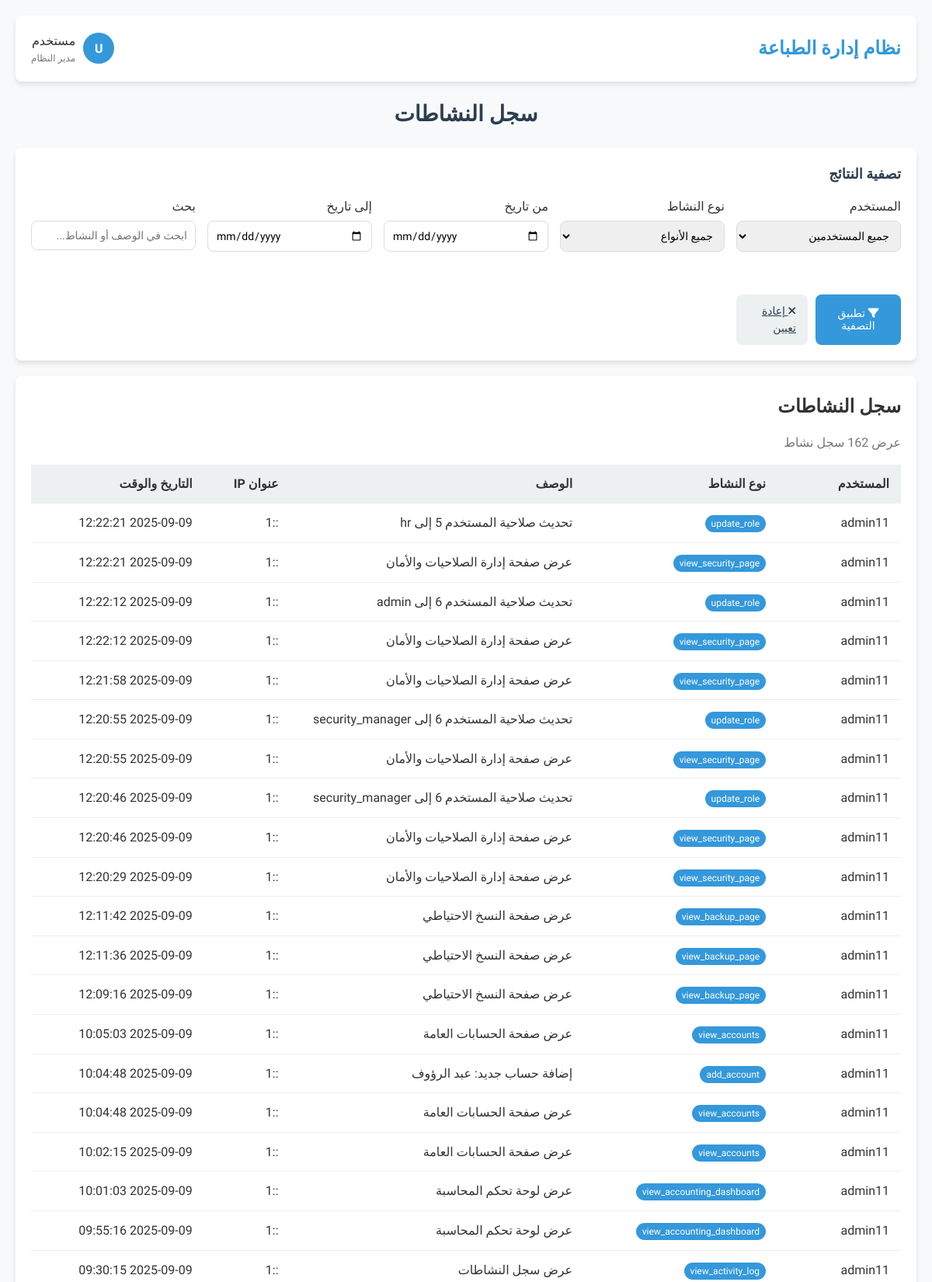
Screenshot of /ActivityLog.php (signed in, upper part) with the database file from the repository.
### tables this page shows
CREATE TABLE `activity_log` (
  `log_id` int(11) NOT NULL,
  `user_id` int(11) NOT NULL,
  `action` varchar(50) NOT NULL,
  `description` text DEFAULT NULL,
  `ip_address` varchar(45) DEFAULT NULL,
  `user_agent` text DEFAULT NULL,
  `created_at` timestamp NOT NULL DEFAULT current_timestamp()
);

CREATE TABLE `users` (
  `user_id` int(11) NOT NULL,
  `username` varchar(50) NOT NULL,
  `password` varchar(255) NOT NULL,
  `full_name` varchar(100) NOT NULL,
  `email` varchar(100) DEFAULT NULL,
  `phone` varchar(20) DEFAULT NULL,
  `role` enum('admin','sales','workshop','designer','accountant','hr') NOT NULL,
  `is_active` tinyint(1) DEFAULT 1,
  `created_at` timestamp NOT NULL DEFAULT current_timestamp(),
  `last_login` timestamp NULL DEFAULT NULL,
  `profile_image` varchar(255) DEFAULT 'default.png'
);

### ActivityLog.php (the view, shortened to what this page needs)
<?php
require_once 'includes/functions.php';
$date_from = $_GET['date_from'] ?? '';
$date_to = $_GET['date_to'] ?? '';
$search_term = $_GET['search'] ?? '';
$query = "SELECT al.*, u.username, u.full_name
          FROM activity_log al
          LEFT JOIN users u ON al.user_id = u.user_id
          WHERE 1=1";
$params = [];
$query .= " ORDER BY al.created_at DESC";
try {
    global $db;
    $stmt = $db->prepare($query);
    $stmt->execute($params);
    $activities = $stmt->fetchAll(PDO::FETCH_ASSOC);
} catch (PDOException $e) {
    error_log('Activity Log Error: ' . $e->getMessage());
    $error = "حدث خطأ في جلب سجل النشاطات";
}
?>
<!DOCTYPE html>
<html lang="ar" dir="rtl">
<head>
    <link rel="stylesheet" href="https://cdnjs.cloudflare.com/ajax/libs/font-awesome/6.4.0/css/all.min.css">
</head>
<body>
    <div class="container">
        <header>
            <div class="logo">نظام إدارة الطباعة</div>
            <div class="user-info">
                <div class="user-avatar">
                    <?php echo substr($_SESSION['username'] ?? 'U', 0, 1); ?>
                </div>
                <div>
                    <div><?php echo $_SESSION['username'] ?? 'مستخدم'; ?></div>
                    <div style="font-size: 12px; color: #777;"><?php echo $_SESSION['role'] == 'admin' ? 'مدير النظام' : 'موارد بشرية'; ?></div>
                </div>
            </div>
        </header>
        <h1 class="page-title">سجل النشاطات</h1>
        <div class="filters-card">
            <h2 class="filters-title">تصفية النتائج</h2>
            <form method="GET" class="filter-form">
                <div class="form-group">
                    <label for="user_id">المستخدم</label>
                    <select name="user_id" id="user_id" class="form-control">
                        <option value="">جميع المستخدمين</option>
                    </select>
                </div>
                <div class="form-group">
                    <label for="action">نوع النشاط</label>
                    <select name="action" id="action" class="form-control">
                        <option value="">جميع الأنواع</option>
                    </select>
                </div>
                <div class="form-group">
                    <label for="date_from">من تاريخ</label>
                    <input type="date" name="date_from" id="date_from" class="form-control" value="<?php echo $date_from; ?>">
                </div>
                <div class="form-group">
                    <label for="date_to">إلى تاريخ</label>
                    <input type="date" name="date_to" id="date_to" class="form-control" value="<?php echo $date_to; ?>">
                </div>
                <div class="form-group">
                    <label for="search">بحث</label>
                    <input type="text" name="search" id="search" class="form-control" placeholder="ابحث في الوصف أو النشاط..." value="<?php echo htmlspecialchars($search_term); ?>">
                </div>
                <div class="btn-group">
                    <button type="submit" class="btn btn-primary">
                        <i class="fas fa-filter"></i> تطبيق التصفية
                    </button>
                    <a href="activity_log.php" class="btn btn-secondary">
                        <i class="fas fa-times"></i> إعادة تعيين
                    </a>
                </div>
            </form>
        </div>
        <div class="activities-card">
            <h2 style="margin-bottom: 15px;">سجل النشاطات</h2>
            <?php if (!empty($activities)): ?>
            <div style="margin-bottom: 15px; color: #777;">
                عرض <?php echo count($activities); ?> سجل نشاط
            </div>
            <table class="table">
                <thead>
                    <tr>
                        <th>المستخدم</th>
                        <th>نوع النشاط</th>
                        <th>الوصف</th>
                        <th>عنوان IP</th>
                        <th>التاريخ والوقت</th>
                    </tr>
                </thead>
                <tbody>
                    <?php foreach ($activities as $activity): ?>
                    <tr>
                        <td>
                            <?php if ($activity['user_id']): ?>
                                <?php echo htmlspecialchars($activity['full_name'] ?: $activity['username']); ?>
                            <?php else: ?>
                                <span style="color: #777;">نظام</span>
                            <?php endif; ?>
                        </td>
                        <td>
                            <span class="badge
                                <?php
                                if (strpos($activity['action'], 'login') !== false) echo 'badge-success';
                                elseif (strpos($activity['action'], 'failed') !== false) echo 'badge-danger';
                                elseif (strpos($activity['action'], 'delete') !== false) echo 'badge-warning';
                                else echo 'badge-info';
                                ?>">
                                <?php echo htmlspecialchars($activity['action']); ?>
                            </span>
                        </td>
                        <td class="description-cell" title="<?php echo htmlspecialchars($activity['description']); ?>">
                            <?php echo htmlspecialchars($activity['description']); ?>
                        </td>
                        <td><?php echo htmlspecialchars($activity['ip_address']); ?></td>
                        <td><?php echo date('Y-m-d H:i:s', strtotime($activity['created_at'])); ?></td>
                    </tr>
                    <?php endforeach; ?>
                </tbody>
            </table>
            <?php endif; ?>
        </div>
    </div>
</body>
</html>

### ActivityLog.php (style rules this page uses)
:root { --primary-color: #3498db; --secondary-color: #2c3e50; --success-color: #2ecc71; --warning-color: #f39c12; --danger-color: #e74c3c; --light-color: #ecf0f1; --dark-color: #2c3e50; --bg-color: #f8f9fa; --text-color: #333; --border-radius: 8px; --box-shadow: 0 4px 6px rgba(0, 0, 0, 0.1); }
* { margin: 0; padding: 0; box-sizing: border-box; font-family: 'Tajawal', sans-serif; }
body { background-color: var(--bg-color); color: var(--text-color); line-height: 1.6; }
.container { max-width: 1400px; margin: 0 auto; padding: 20px; }
header { background-color: white; padding: 20px; border-radius: var(--border-radius); box-shadow: var(--box-shadow); margin-bottom: 20px; display: flex; justify-content: space-between; align-items: center; }
.logo { font-size: 24px; font-weight: 700; color: var(--primary-color); }
.user-info { display: flex; align-items: center; gap: 10px; }
.user-avatar { width: 40px; height: 40px; border-radius: 50%; background-color: var(--primary-color); color: white; display: flex; align-items: center; justify-content: center; font-weight: bold; }
.page-title { font-size: 28px; margin-bottom: 20px; color: var(--secondary-color); text-align: center; }
.filters-card { background-color: white; border-radius: var(--border-radius); padding: 20px; box-shadow: var(--box-shadow); margin-bottom: 20px; }
.filters-title { font-size: 18px; margin-bottom: 15px; color: var(--secondary-color); }
.filter-form { display: grid; grid-template-columns: repeat(auto-fit, minmax(200px, 1fr)); gap: 15px; }
.form-group { margin-bottom: 15px; }
.form-group label { display: block; margin-bottom: 5px; font-weight: 500; }
.form-control { width: 100%; padding: 10px; border: 1px solid #ddd; border-radius: var(--border-radius); font-size: 14px; }
.btn { padding: 10px 15px; border: none; border-radius: var(--border-radius); cursor: pointer; font-size: 14px; font-weight: 500; transition: background-color 0.3s; }
.btn-primary { background-color: var(--primary-color); color: white; }
.btn-secondary { background-color: var(--light-color); color: var(--dark-color); }
.btn-group { display: flex; gap: 10px; margin-top: 25px; }
.activities-card { background-color: white; border-radius: var(--border-radius); padding: 20px; box-shadow: var(--box-shadow); overflow-x: auto; }
.table { width: 100%; border-collapse: collapse; }
.table th, .table td { padding: 12px 15px; text-align: right; border-bottom: 1px solid #eee; }
.table th { background-color: var(--light-color); font-weight: 600; }
.badge { padding: 4px 8px; border-radius: 12px; font-size: 12px; font-weight: 500; }
.badge-info { background-color: var(--primary-color); color: white; }
.description-cell { max-width: 300px; overflow: hidden; text-overflow: ellipsis; white-space: nowrap; }

### rows the page displays
activity_log: user.username "admin11", action "update_role", description "تحديث صلاحية المستخدم 5 إلى hr", ip_address "::1", created_at "2025-09-09 12:22:21"
activity_log: user.username "admin11", action "view_security_page", description "عرض صفحة إدارة الصلاحيات والأمان", ip_address "::1", created_at "2025-09-09 12:22:21"
activity_log: user.username "admin11", action "update_role", description "تحديث صلاحية المستخدم 6 إلى admin", ip_address "::1", created_at "2025-09-09 12:22:12"
activity_log: user.username "admin11", action "view_security_page", description "عرض صفحة إدارة الصلاحيات والأمان", ip_address "::1", created_at "2025-09-09 12:22:12"
activity_log: user.username "admin11", action "view_security_page", description "عرض صفحة إدارة الصلاحيات والأمان", ip_address "::1", created_at "2025-09-09 12:21:58"
activity_log: user.username "admin11", action "update_role", description "تحديث صلاحية المستخدم 6 إلى security_manager", ip_address "::1", created_at "2025-09-09 12:20:55"
activity_log: user.username "admin11", action "view_security_page", description "عرض صفحة إدارة الصلاحيات والأمان", ip_address "::1", created_at "2025-09-09 12:20:55"
activity_log: user.username "admin11", action "update_role", description "تحديث صلاحية المستخدم 6 إلى security_manager", ip_address "::1", created_at "2025-09-09 12:20:46"
activity_log: user.username "admin11", action "view_security_page", description "عرض صفحة إدارة الصلاحيات والأمان", ip_address "::1", created_at "2025-09-09 12:20:46"
activity_log: user.username "admin11", action "view_security_page", description "عرض صفحة إدارة الصلاحيات والأمان", ip_address "::1", created_at "2025-09-09 12:20:29"
activity_log: user.username "admin11", action "view_backup_page", description "عرض صفحة النسخ الاحتياطي", ip_address "::1", created_at "2025-09-09 12:11:42"
activity_log: user.username "admin11", action "view_backup_page", description "عرض صفحة النسخ الاحتياطي", ip_address "::1", created_at "2025-09-09 12:11:36"
activity_log: user.username "admin11", action "view_backup_page", description "عرض صفحة النسخ الاحتياطي", ip_address "::1", created_at "2025-09-09 12:09:16"
activity_log: user.username "admin11", action "view_accounts", description "عرض صفحة الحسابات العامة", ip_address "::1", created_at "2025-09-09 10:05:03"
activity_log: user.username "admin11", action "add_account", description "إضافة حساب جديد: عبد الرؤوف", ip_address "::1", created_at "2025-09-09 10:04:48"
activity_log: user.username "admin11", action "view_accounts", description "عرض صفحة الحسابات العامة", ip_address "::1", created_at "2025-09-09 10:04:48"
activity_log: user.username "admin11", action "view_accounts", description "عرض صفحة الحسابات العامة", ip_address "::1", created_at "2025-09-09 10:02:15"
activity_log: user.username "admin11", action "view_accounting_dashboard", description "عرض لوحة تحكم المحاسبة", ip_address "::1", created_at "2025-09-09 10:01:03"
activity_log: user.username "admin11", action "view_accounting_dashboard", description "عرض لوحة تحكم المحاسبة", ip_address "::1", created_at "2025-09-09 09:55:16"
activity_log: user.username "admin11", action "view_activity_log", description "عرض سجل النشاطات", ip_address "::1", created_at "2025-09-09 09:30:15"

### other values shown
substr($_SESSION['username'] ?? 'U', 0, 1) "U"
$_SESSION['username'] "مستخدم"
